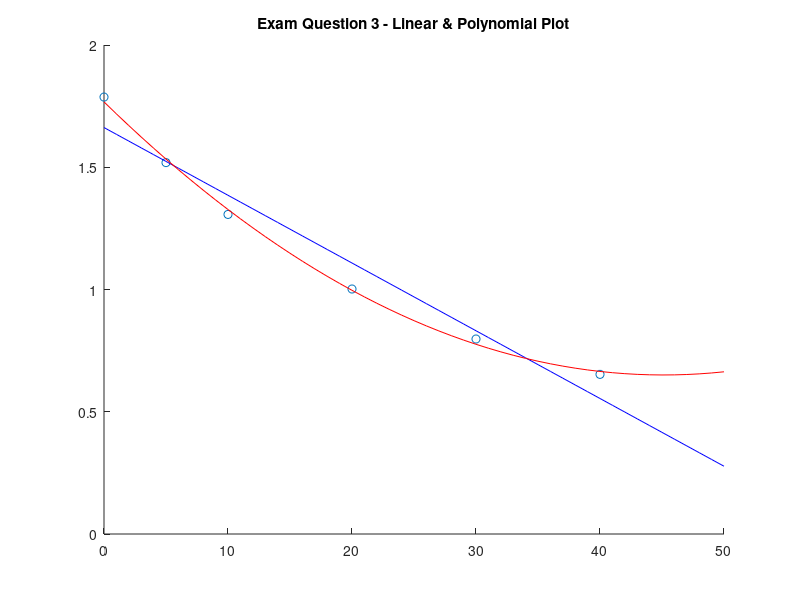

This figure's MATLAB source:
% Adil Khokhar
% CLID: axk9375
% Exam 2 Question 3

clear all;

x = [ 0 5 10 20 30 40 ];
y = [ 1.787 1.519 1.307 1.002 0.7975 0.6529 ];

xi = 7.5;
hold on;
plot(x,y,'o')

xP = 0:1:50;
p = polyfit(x,y,1);
y2 = polyval(p,xP);
plot(xP,y2,'b-');
title('Exam Question 3 - Linear & Polynomial Plot')

p2 = polyfit(x,y,2);
y3 = polyval(p2,xP);
plot(xP,y3,'r-');

hold off;